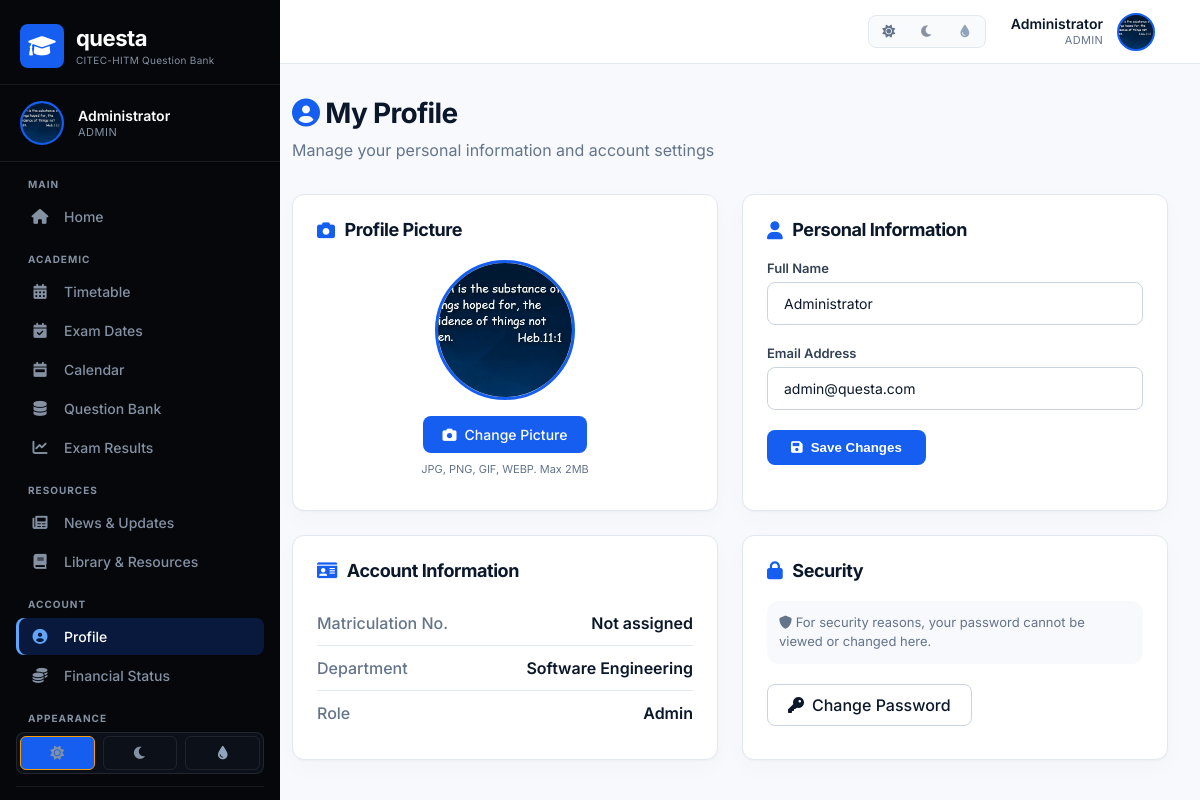
The app's page /profile.php (signed in) with its own data.
### tables this page shows
CREATE TABLE `users` (
  `id` int(11) NOT NULL,
  `name` varchar(100) NOT NULL,
  `email` varchar(100) NOT NULL,
  `password` varchar(255) NOT NULL,
  `role` enum('admin','lecturer','student') DEFAULT 'student',
  `matricule` varchar(50) DEFAULT NULL,
  `department_id` int(11) DEFAULT NULL,
  `avatar` varchar(255) DEFAULT NULL,
  `created_at` datetime DEFAULT current_timestamp()
);

CREATE TABLE `departments` (
  `id` int(11) NOT NULL,
  `name` varchar(100) NOT NULL,
  `abbreviation` varchar(10) DEFAULT NULL,
  `icon` varchar(50) DEFAULT NULL
);

### includes/config.php (called while the page is built, shortened)
<?php
function getCurrentUser($pdo) {
    try {
        $stmt = $pdo->prepare("SELECT * FROM users WHERE id = ?");
        $stmt->execute([$_SESSION['user_id']]);
        return $stmt->fetch();
    } catch (PDOException $e) {
        return null;
    }
}

### profile.php (the view, shortened to what this page needs)
<?php
require_once 'includes/config.php';
$currentUser = getCurrentUser($pdo);
$deptName = '';
if ($currentUser['department_id']) {
    $deptStmt = $pdo->prepare("SELECT name FROM departments WHERE id = ?");
    $deptStmt->execute([$currentUser['department_id']]);
    $dept = $deptStmt->fetch();
    $deptName = $dept ? $dept['name'] : 'Not assigned';
}
include 'includes/header.php';
include 'includes/sidebar.php';
?>
<div class="main-content">
    <div class="profile-container">
        <div class="profile-header-section">
            <h1><i class="fas fa-user-circle"></i> My Profile</h1>
            <p>Manage your personal information and account settings</p>
        </div>
        <div class="profile-grid">
            <div class="profile-card">
                <h3><i class="fas fa-camera"></i> Profile Picture</h3>
                <div class="profile-picture-section">
                    <div class="profile-avatar" id="profileAvatar">
                        <?php if (!empty($currentUser['avatar']) && file_exists($currentUser['avatar'])): ?>
                            <img src="<?php echo $currentUser['avatar']; ?>" alt="Profile Picture" id="profileAvatarImg">
                        <?php else: ?>
                            <span id="profileAvatarText"><?php echo strtoupper(substr($currentUser['name'], 0, 1)); ?></span>
                        <?php endif; ?>
                    </div>
                    <form method="POST" enctype="multipart/form-data" class="upload-form" id="avatarForm">
                        <label class="upload-btn">
                            <i class="fas fa-camera"></i> Change Picture
                        </label>
                        <p class="upload-hint">JPG, PNG, GIF, WEBP. Max 2MB</p>
                    </form>
                </div>
            </div>
            <div class="profile-card">
                <h3><i class="fas fa-user"></i> Personal Information</h3>
                <form method="POST" class="profile-form">
                    <div class="form-group">
                        <label>Full Name</label>
                        <input type="text" name="name" value="<?php echo htmlspecialchars($currentUser['name']); ?>" class="form-input" required>
                    </div>
                    <div class="form-group">
                        <label>Email Address</label>
                        <input type="email" value="<?php echo htmlspecialchars($currentUser['email']); ?>" class="form-input" readonly style="background: var(--bg-primary);">
                    </div>
                    <button type="submit" name="update_name" class="btn-primary">
                        <i class="fas fa-save"></i> Save Changes
                    </button>
                </form>
            </div>
            <div class="profile-card">
                <h3><i class="fas fa-id-card"></i> Account Information</h3>
                <div class="info-row">
                    <span class="info-label">Matriculation No.</span>
                    <span class="info-value"><?php echo htmlspecialchars($currentUser['matricule'] ?? 'Not assigned'); ?></span>
                </div>
                <div class="info-row">
                    <span class="info-label">Department</span>
                    <span class="info-value"><?php echo htmlspecialchars($deptName); ?></span>
                </div>
                <div class="info-row">
                    <span class="info-label">Role</span>
                    <span class="info-value"><?php echo ucfirst($currentUser['role']); ?></span>
                </div>
            </div>
            <div class="profile-card">
                <h3><i class="fas fa-lock"></i> Security</h3>
                <p class="security-note">
                    <i class="fas fa-shield-alt"></i>
                    For security reasons, your password cannot be viewed or changed here.
                </p>
                <a href="change-password.php" class="btn-secondary">
                    <i class="fas fa-key"></i> Change Password
                </a>
            </div>
        </div>
    </div>
</div>
<?php include 'includes/footer.php'; ?>

### includes/header.php (shortened to what this page needs)
<?php
$currentUser = getCurrentUser($pdo);
$isNestedArea = strpos($_SERVER['PHP_SELF'] ?? '', '/lecturer/') !== false;
$basePath = $isNestedArea ? '../' : '';
?>
<!DOCTYPE html>
<html lang="en">
<head>
    <link rel="stylesheet" href="https://cdnjs.cloudflare.com/ajax/libs/font-awesome/6.0.0-beta3/css/all.min.css">
    <link rel="stylesheet" href="<?php echo $basePath; ?>assets/css/styles.css">
    <link rel="stylesheet" href="<?php echo $basePath; ?>assets/css/professional.css">
</head>
<body>
<div class="top-header">
    <div class="top-header-left">
        <div class="top-header-title">
            Questa <span>CITEC-HITM</span>
        </div>
    </div>
    <div class="top-header-right">
        <div class="header-theme-switcher">
            <button class="header-theme-btn" data-theme="light" onclick="setTheme('light')" title="Light theme" aria-label="Use light theme"><i class="fas fa-sun"></i></button>
            <button class="header-theme-btn" data-theme="dark" onclick="setTheme('dark')" title="Dark theme" aria-label="Use dark theme"><i class="fas fa-moon"></i></button>
            <button class="header-theme-btn" data-theme="navy" onclick="setTheme('navy')" title="Navy theme" aria-label="Use navy theme"><i class="fas fa-droplet"></i></button>
        </div>
        <a href="<?php echo $basePath; ?>profile.php" class="header-user">
            <div class="header-user-info">
                <div class="header-user-name" id="headerUserName">
                    <?php echo htmlspecialchars($currentUser['name'] ?? 'User'); ?>
                </div>
                <div class="header-user-role" id="headerUserRole">
                    <?php echo ucfirst($currentUser['role'] ?? 'student'); ?>
                </div>
            </div>
            <div class="header-avatar" id="headerAvatar">
                <?php
                $avatarPath = ltrim($currentUser['avatar'] ?? '', './');
                $avatarFile = __DIR__ . '/../' . $avatarPath;
                if ($avatarPath !== '' && file_exists($avatarFile)) {
                    echo '<img src="' . $basePath . htmlspecialchars($avatarPath) . '" alt="Profile" style="width:100%;height:100%;border-radius:50%;object-fit:cover;">';
                } else {
                    $initials = strtoupper(substr($currentUser['name'] ?? 'U', 0, 1));
                    echo $initials;
                }
                ?>
            </div>
        </a>
    </div>
</div>

### includes/sidebar.php (shortened to what this page needs)
<?php
$currentUser = getCurrentUser($pdo);
$currentPage = basename($_SERVER['PHP_SELF']);
$isNestedArea = strpos($_SERVER['PHP_SELF'] ?? '', '/lecturer/') !== false;
$basePath = $isNestedArea ? '../' : '';
?>
<div class="sidebar" id="sidebar">
    <div class="sidebar-overlay-content">
        <div class="sidebar-header">
            <div class="sidebar-logo">
                <div class="sidebar-logo-icon">
                    <i class="fas fa-graduation-cap"></i>
                </div>
                <div class="sidebar-logo-text">
                    <h2>questa</h2>
                    <p>CITEC-HITM Question Bank</p>
                </div>
            </div>
        </div>
        <div class="sidebar-profile">
            <div class="sidebar-avatar" id="sidebarAvatar">
                <?php
                $avatarPath = ltrim($currentUser['avatar'] ?? '', './');
                $avatarFile = __DIR__ . '/../' . $avatarPath;
                if ($avatarPath !== '' && file_exists($avatarFile)) {
                    echo '<img src="' . $basePath . htmlspecialchars($avatarPath) . '" alt="Profile" style="width:100%;height:100%;border-radius:50%;object-fit:cover;">';
                } else {
                    $initials = strtoupper(substr($currentUser['name'] ?? 'U', 0, 1));
                    echo $initials;
                }
                ?>
            </div>
            <div class="sidebar-profile-info">
                <span class="sidebar-profile-name" id="sidebarProfileName"><?php echo htmlspecialchars($currentUser['name'] ?? 'User'); ?></span>
                <span class="sidebar-profile-role" id="sidebarProfileRole"><?php echo ucfirst($currentUser['role'] ?? 'student'); ?></span>
            </div>
        </div>
        <div class="nav-menu">
            <div class="nav-section">Main</div>
            <a href="dashboard.php" class="nav-item <?php echo $currentPage == 'dashboard.php' ? 'active' : ''; ?>">
                <i class="fas fa-home"></i> Home
            </a>
            <div class="nav-section">Academic</div>
            <a href="<?php echo $basePath; ?>timetable.php" class="nav-item <?php echo $currentPage == 'timetable.php' ? 'active' : ''; ?>">
                <i class="fas fa-calendar-alt"></i> Timetable
            </a>
            <a href="<?php echo $basePath; ?>exam-dates.php" class="nav-item <?php echo $currentPage == 'exam-dates.php' ? 'active' : ''; ?>">
                <i class="fas fa-calendar-check"></i> Exam Dates
            </a>
            <a href="<?php echo $basePath; ?>calendar.php" class="nav-item <?php echo $currentPage == 'calendar.php' ? 'active' : ''; ?>">
                <i class="fas fa-calendar-week"></i> Calendar
            </a>
            <a href="<?php echo $basePath; ?>question-bank.php" class="nav-item <?php echo $currentPage == 'question-bank.php' ? 'active' : ''; ?>">
                <i class="fas fa-database"></i> Question Bank
            </a>
            <a href="<?php echo $basePath; ?>exam-results.php" class="nav-item <?php echo $currentPage == 'exam-results.php' ? 'active' : ''; ?>">
                <i class="fas fa-chart-line"></i> Exam Results
            </a>
            <div class="nav-section">Resources</div>
            <a href="<?php echo $basePath; ?>news.php" class="nav-item <?php echo $currentPage == 'news.php' ? 'active' : ''; ?>">
                <i class="fas fa-newspaper"></i> News &amp; Updates
            </a>
            <a href="<?php echo $basePath; ?>library.php" class="nav-item <?php echo $currentPage == 'library.php' ? 'active' : ''; ?>">
                <i class="fas fa-book"></i> Library &amp; Resources
            </a>
            <div class="nav-section">Account</div>
            <a href="<?php echo $basePath; ?>profile.php" class="nav-item <?php echo $currentPage == 'profile.php' ? 'active' : ''; ?>">
                <i class="fas fa-user-circle"></i> Profile
            </a>
            <a href="<?php echo $basePath; ?>financial-status.php" class="nav-item <?php echo $currentPage == 'financial-status.php' ? 'active' : ''; ?>">
                <i class="fas fa-coins"></i> Financial Status
            </a>
            <div class="nav-section">Appearance</div>
            <div class="theme-switcher">
                <button class="theme-btn active" data-theme="light" onclick="setTheme('light')" title="Light theme" aria-label="Use light theme"><i class="fas fa-sun"></i></button>
                <button class="theme-btn" data-theme="dark" onclick="setTheme('dark')" title="Dark theme" aria-label="Use dark theme"><i class="fas fa-moon"></i></button>
                <button class="theme-btn" data-theme="navy" onclick="setTheme('navy')" title="Navy theme" aria-label="Use navy theme"><i class="fas fa-droplet"></i></button>
            </div>
            <div class="logout-item">
            </div>
        </div>
    </div>
</div>

### records on screen
users: name "Administrator", role "ADMIN", avatar (picture), email "admin@questa.com", matricule "Not assigned", role "Admin"
departments: name "Software Engineering"
